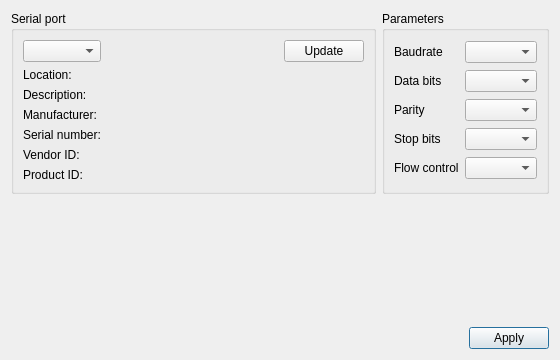
<?xml version="1.0" encoding="UTF-8"?>
<ui version="4.0">
 <class>SetupDialog</class>
 <widget class="QDialog" name="SetupDialog">
  <property name="geometry">
   <rect>
    <x>0</x>
    <y>0</y>
    <width>560</width>
    <height>360</height>
   </rect>
  </property>
  <property name="minimumSize">
   <size>
    <width>560</width>
    <height>360</height>
   </size>
  </property>
  <property name="windowTitle">
   <string>Serial port settings</string>
  </property>
  <layout class="QGridLayout" name="gridLayout" rowstretch="0,0,0,0" columnstretch="1,0">
   <item row="3" column="0" colspan="2">
    <layout class="QHBoxLayout" name="horizontalLayout">
     <item>
      <spacer name="horizontalSpacer">
       <property name="orientation">
        <enum>Qt::Horizontal</enum>
       </property>
       <property name="sizeHint" stdset="0">
        <size>
         <width>40</width>
         <height>20</height>
        </size>
       </property>
      </spacer>
     </item>
     <item>
      <widget class="QPushButton" name="pbtnApply">
       <property name="text">
        <string>Apply</string>
       </property>
      </widget>
     </item>
    </layout>
   </item>
   <item row="2" column="0" colspan="2">
    <spacer name="verticalSpacer">
     <property name="orientation">
      <enum>Qt::Vertical</enum>
     </property>
     <property name="sizeHint" stdset="0">
      <size>
       <width>20</width>
       <height>40</height>
      </size>
     </property>
    </spacer>
   </item>
   <item row="0" column="0">
    <widget class="QGroupBox" name="grbxSerialPort">
     <property name="title">
      <string>Serial port</string>
     </property>
     <layout class="QGridLayout" name="gridLayout_3" columnstretch="0,1">
      <item row="1" column="0">
       <widget class="QLabel" name="lblSystemLocationLabel">
        <property name="text">
         <string>Location:</string>
        </property>
       </widget>
      </item>
      <item row="6" column="1">
       <widget class="QLabel" name="lblProductID">
        <property name="text">
         <string/>
        </property>
       </widget>
      </item>
      <item row="3" column="0">
       <widget class="QLabel" name="lblManufacturerLabel">
        <property name="text">
         <string>Manufacturer:</string>
        </property>
       </widget>
      </item>
      <item row="4" column="0">
       <widget class="QLabel" name="lblSerialNumberLabel">
        <property name="text">
         <string>Serial number:</string>
        </property>
       </widget>
      </item>
      <item row="5" column="1">
       <widget class="QLabel" name="lblVendorID">
        <property name="text">
         <string/>
        </property>
       </widget>
      </item>
      <item row="4" column="1">
       <widget class="QLabel" name="lblSerialNumber">
        <property name="text">
         <string/>
        </property>
       </widget>
      </item>
      <item row="0" column="0">
       <widget class="QComboBox" name="cmbxSerialPort"/>
      </item>
      <item row="1" column="1">
       <widget class="QLabel" name="lblSystemLocation">
        <property name="text">
         <string/>
        </property>
       </widget>
      </item>
      <item row="2" column="0">
       <widget class="QLabel" name="lblDescriptionLabel">
        <property name="text">
         <string>Description:</string>
        </property>
       </widget>
      </item>
      <item row="2" column="1">
       <widget class="QLabel" name="lblDescription">
        <property name="text">
         <string/>
        </property>
       </widget>
      </item>
      <item row="3" column="1">
       <widget class="QLabel" name="lblManufacturer">
        <property name="text">
         <string/>
        </property>
       </widget>
      </item>
      <item row="5" column="0">
       <widget class="QLabel" name="lblVendorIDLabel">
        <property name="text">
         <string>Vendor ID:</string>
        </property>
       </widget>
      </item>
      <item row="6" column="0">
       <widget class="QLabel" name="lblProductIDLabel">
        <property name="text">
         <string>Product ID:</string>
        </property>
       </widget>
      </item>
      <item row="0" column="1">
       <layout class="QHBoxLayout" name="horizontalLayout_2">
        <item>
         <spacer name="horizontalSpacer_2">
          <property name="orientation">
           <enum>Qt::Horizontal</enum>
          </property>
          <property name="sizeHint" stdset="0">
           <size>
            <width>40</width>
            <height>20</height>
           </size>
          </property>
         </spacer>
        </item>
        <item>
         <widget class="QPushButton" name="pbtnUpdate">
          <property name="text">
           <string>Update</string>
          </property>
         </widget>
        </item>
       </layout>
      </item>
     </layout>
    </widget>
   </item>
   <item row="0" column="1">
    <widget class="QGroupBox" name="grbxSerialParam">
     <property name="title">
      <string>Parameters</string>
     </property>
     <layout class="QGridLayout" name="gridLayout_2" columnstretch="0,1">
      <item row="4" column="1">
       <widget class="QComboBox" name="cmbxFlow"/>
      </item>
      <item row="1" column="1">
       <widget class="QComboBox" name="cmbxDataBits"/>
      </item>
      <item row="2" column="1">
       <widget class="QComboBox" name="cmbxParity"/>
      </item>
      <item row="0" column="1">
       <widget class="QComboBox" name="cmbxBaudRate"/>
      </item>
      <item row="3" column="1">
       <widget class="QComboBox" name="cmbxStopBits"/>
      </item>
      <item row="0" column="0">
       <widget class="QLabel" name="lblBaudRate">
        <property name="text">
         <string>Baudrate</string>
        </property>
       </widget>
      </item>
      <item row="1" column="0">
       <widget class="QLabel" name="lblDataBits">
        <property name="text">
         <string>Data bits</string>
        </property>
       </widget>
      </item>
      <item row="2" column="0">
       <widget class="QLabel" name="lblParity">
        <property name="text">
         <string>Parity</string>
        </property>
       </widget>
      </item>
      <item row="3" column="0">
       <widget class="QLabel" name="lblStopBits">
        <property name="text">
         <string>Stop bits</string>
        </property>
       </widget>
      </item>
      <item row="4" column="0">
       <widget class="QLabel" name="lblFlow">
        <property name="text">
         <string>Flow control</string>
        </property>
       </widget>
      </item>
     </layout>
    </widget>
   </item>
  </layout>
 </widget>
 <resources/>
 <connections/>
</ui>
